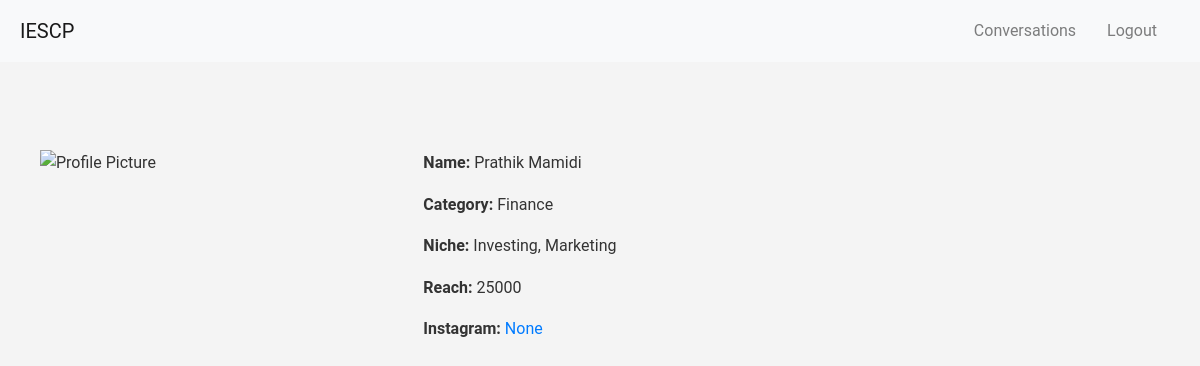
Screenshot of /sponsor/2/profile (signed in) with the database file from the repository.
### app/models.py (models this page shows)
class Influencer(db.Model):
    id = db.Column(db.Integer, primary_key=True)
    user_id = db.Column(db.Integer, db.ForeignKey('user.id'), nullable=False)
    name = db.Column(db.String(150))
    category = db.Column(db.String(150))
    niche = db.Column(db.String(150))
    reach = db.Column(db.Integer)
    ad_requests = db.relationship('AdRequest', backref = 'influencer')
    instagram_handle = db.Column(db.String(150), nullable=True)
    profile_picture = db.Column(db.String(300), nullable=True)

### app/views.py (the view)
@main.route("/sponsor/<int:influencer_id>/profile")
@login_required
def view_influencer_profile(influencer_id):
    influencer = Influencer.query.get_or_404(influencer_id)
    return render_template('view_influencer_profile.html', influencer=influencer)

### app/__init__.py (called while the page is built)
@login_manager.user_loader
def load_user(user_id):
    from .models import User
    return User.query.get(int(user_id))

### app/templates/view_influencer_profile.html (shortened to what this page needs)
{% extends "base.html" %}  {% block content %}
<div class="container mt-5">
    <div class="row">
        <div class="col-md-4">
            <img
                src="{{ influencer.profile_picture }}"
                alt="Profile Picture"
                class="img-fluid mb-3"
            />
        </div>
        <div class="col-md-8">
            <p><strong>Name:</strong> {{ influencer.name }}</p>
            <p><strong>Category:</strong> {{ influencer.category }}</p>
            <p><strong>Niche:</strong> {{ influencer.niche }}</p>
            <p><strong>Reach:</strong> {{ influencer.reach }}</p>
            <p>
                <strong>Instagram:</strong>
                <a
                    href="https://www.instagram.com/{{ influencer.instagram_handle }}"
                    target="_blank"
                    >{{ influencer.instagram_handle }}</a
                >
            </p>
        </div>
    </div>
</div>
{% endblock %}

### app/static/styles.css (style rules this page uses)
* { margin: 0; padding: 0; box-sizing: border-box; }
body { font-family: "Roboto", sans-serif; background-color: #f4f4f4; color: #333; line-height: 1.6; }
.container { max-width: 1200px; margin: auto; padding: 20px; }

### rows the page displays
Influencer: name "Prathik Mamidi", category "Finance", niche "Investing, Marketing", reach "25000", instagram_handle "None"
